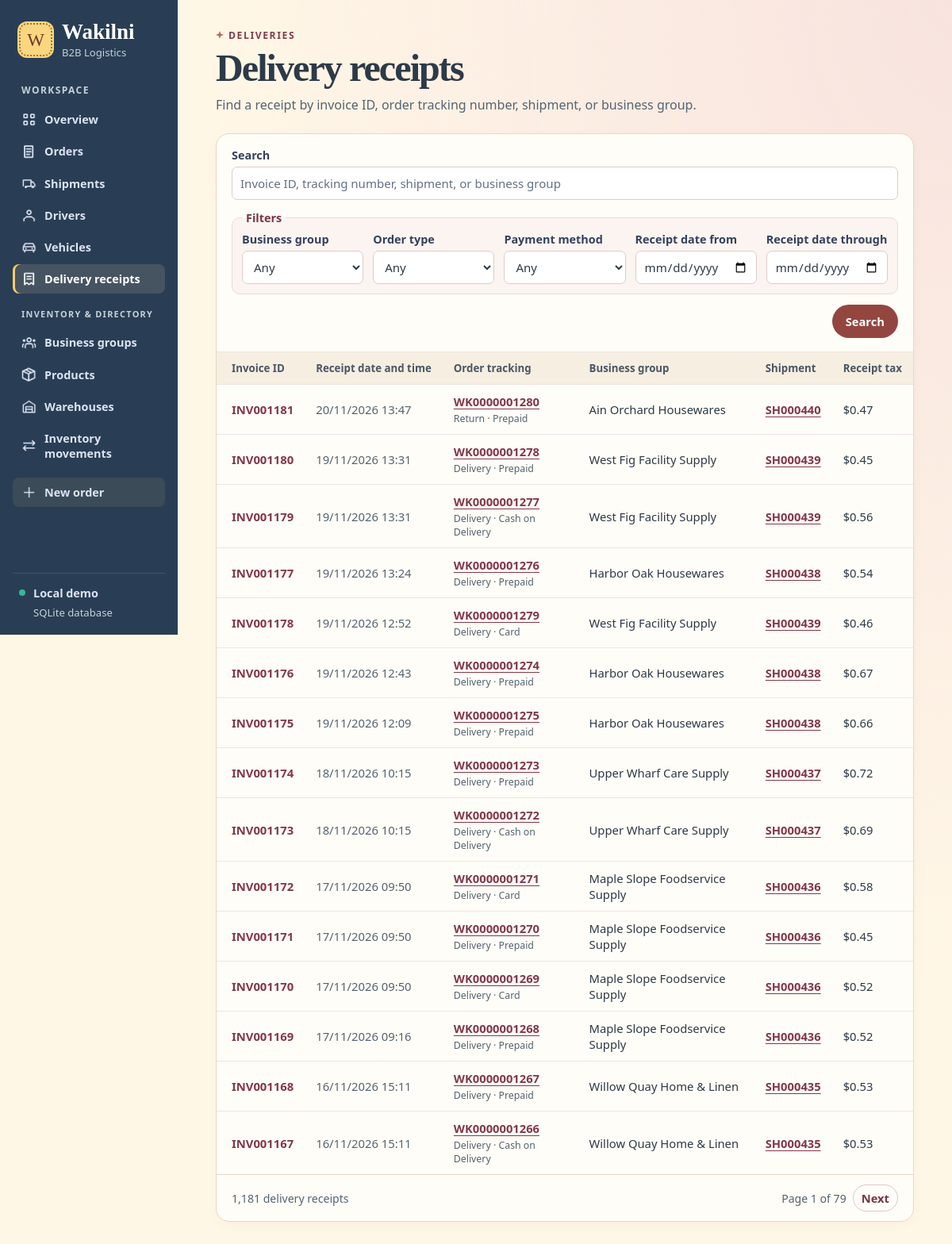
/delivery-receipts, run on the app's committed database.
### tables this page shows
CREATE TABLE "Delivery Receipt" (
    "invoiceID" TEXT NOT NULL CHECK (length(invoiceID) BETWEEN 1 AND 9 AND invoiceID GLOB 'INV[0-9][0-9][0-9][0-9][0-9][0-9]' AND length(invoiceID) = 9),
    "receiptDateAndTime" TEXT NOT NULL CHECK (strftime('%d/%m/%Y %H:%M', substr(receiptDateAndTime, 7, 4) || '-' || substr(receiptDateAndTime, 4, 2) || '-' || substr(receiptDateAndTime, 1, 2) || substr(receiptDateAndTime, 11), '+0 minutes') IS receiptDateAndTime),
    "receiptTaxFee" REAL NOT NULL CHECK (receiptTaxFee BETWEEN 0 AND 9999.99 AND receiptTaxFee = round(receiptTaxFee, 2)) CHECK (typeof(receiptTaxFee) IN ('integer', 'real', 'null')),
    "orderID" TEXT NOT NULL CHECK (length(orderID) BETWEEN 1 AND 8 AND orderID GLOB 'OR[0-9][0-9][0-9][0-9][0-9][0-9]' AND length(orderID) = 8),
    "businessgroupID" TEXT NOT NULL CHECK (length(businessgroupID) BETWEEN 1 AND 6 AND businessgroupID GLOB 'BG[0-9][0-9][0-9][0-9]' AND length(businessgroupID) = 6),
    "shipmentID" TEXT NOT NULL CHECK (length(shipmentID) BETWEEN 1 AND 8 AND shipmentID GLOB 'SH[0-9][0-9][0-9][0-9][0-9][0-9]' AND length(shipmentID) = 8),
    PRIMARY KEY (invoiceID),
    FOREIGN KEY (orderID) REFERENCES "Order" (orderID),
    FOREIGN KEY (businessgroupID) REFERENCES "Business Group" (businessgroupID),
    FOREIGN KEY (shipmentID) REFERENCES "Shipment" (shipmentID),
    UNIQUE (orderID)
);

CREATE TABLE "Order" (
    "orderID" TEXT NOT NULL CHECK (length(orderID) BETWEEN 1 AND 8 AND orderID GLOB 'OR[0-9][0-9][0-9][0-9][0-9][0-9]' AND length(orderID) = 8),
    "orderDescription" TEXT CHECK (length(orderDescription) BETWEEN 1 AND 255),
    "orderCreationSite" TEXT NOT NULL CHECK (orderCreationSite IN ('Website', 'Mobile App', 'Dashboard', 'API')),
    "orderTrackingNumber" TEXT NOT NULL CHECK (length(orderTrackingNumber) BETWEEN 1 AND 12 AND orderTrackingNumber GLOB 'WK[0-9][0-9][0-9][0-9][0-9][0-9][0-9][0-9][0-9][0-9]' AND length(orderTrackingNumber) = 12),
    "orderDateAndTime" TEXT NOT NULL CHECK (strftime('%d/%m/%Y %H:%M', substr(orderDateAndTime, 7, 4) || '-' || substr(orderDateAndTime, 4, 2) || '-' || substr(orderDateAndTime, 1, 2) || substr(orderDateAndTime, 11), '+0 minutes') IS orderDateAndTime),
    "requestedDeliveryDateAndTime" TEXT CHECK (strftime('%d/%m/%Y %H:%M', substr(requestedDeliveryDateAndTime, 7, 4) || '-' || substr(requestedDeliveryDateAndTime, 4, 2) || '-' || substr(requestedDeliveryDateAndTime, 1, 2) || substr(requestedDeliveryDateAndTime, 11), '+0 minutes') IS requestedDeliveryDateAndTime),
    "length" REAL CHECK (length BETWEEN 0.01 AND 9999.99 AND length = round(length, 2)) CHECK (typeof(length) IN ('integer', 'real', 'null')),
    "width" REAL CHECK (width BETWEEN 0.01 AND 9999.99 AND width = round(width, 2)) CHECK (typeof(width) IN ('integer', 'real', 'null')),
    "height" REAL CHECK (height BETWEEN 0.01 AND 9999.99 AND height = round(height, 2)) CHECK (typeof(height) IN ('integer', 'real', 'null')),
    "deliveryFee" REAL NOT NULL CHECK (deliveryFee BETWEEN 0 AND 999.99 AND deliveryFee = round(deliveryFee, 2)) CHECK (typeof(deliveryFee) IN ('integer', 'real', 'null')),
    "status" TEXT NOT NULL CHECK (status IN ('Pending', 'Picked Up', 'In Transit', 'Delivered', 'Returned', 'Cancelled')),
    "orderPaymentMethod" TEXT NOT NULL CHECK (orderPaymentMethod IN ('Cash on Delivery', 'Card', 'Prepaid')),
    "orderType" TEXT NOT NULL CHECK (orderType IN ('Delivery', 'Return', 'Exchange')),
    "businesslocationID" TEXT NOT NULL CHECK (length(businesslocationID) BETWEEN 1 AND 7 AND businesslocationID GLOB 'BL[0-9][0-9][0-9][0-9][0-9]' AND length(businesslocationID) = 7),
    PRIMARY KEY (orderID),
    FOREIGN KEY (businesslocationID) REFERENCES "Business Location" (businesslocationID),
    UNIQUE (orderTrackingNumber),
    CHECK ((substr(requestedDeliveryDateAndTime, 7, 4) || '-' || substr(requestedDeliveryDateAndTime, 4, 2) || '-' || substr(requestedDeliveryDateAndTime, 1, 2) || substr(requestedDeliveryDateAndTime, 11)) >= (substr(orderDateAndTime, 7, 4) || '-' || substr(orderDateAndTime, 4, 2) || '-' || substr(orderDateAndTime, 1, 2) || substr(orderDateAndTime, 11))),
    CHECK ((length IS NULL) = (width IS NULL) AND (width IS NULL) = (height IS NULL))
);

CREATE TABLE "Business Group" (
    "businessgroupID" TEXT NOT NULL CHECK (length(businessgroupID) BETWEEN 1 AND 6 AND businessgroupID GLOB 'BG[0-9][0-9][0-9][0-9]' AND length(businessgroupID) = 6),
    "businessgroupName" TEXT NOT NULL CHECK (length(businessgroupName) BETWEEN 1 AND 50),
    "businessgroupWebsite" TEXT CHECK (length(businessgroupWebsite) BETWEEN 1 AND 100),
    "payoutFrequency" TEXT NOT NULL CHECK (payoutFrequency IN ('Daily', 'Weekly', 'Bi-Weekly', 'Monthly')),
    "operationalStatusWithWakilni" TEXT NOT NULL CHECK (operationalStatusWithWakilni IN ('Active', 'Inactive', 'Suspended')),
    PRIMARY KEY (businessgroupID),
    UNIQUE (businessgroupWebsite)
);

### app.py (the view)
@app.get("/delivery-receipts")
def receipts():
    context = list_page(
        RECEIPTS_FIELDS, RECEIPTS_FROM,
        ("r.invoiceID", "r.orderID", "o.orderTrackingNumber", "r.shipmentID", "b.businessgroupName", "r.receiptDateAndTime"),
        f"{date_key('r.receiptDateAndTime')} DESC, r.invoiceID DESC",
        (
            ("group", "Business group", "b.businessgroupID = ?", lookup_choices(GROUP_CHOICES)),
            ("order_type", "Order type", "o.orderType = ?", ORDER_TYPES),
            ("payment", "Payment method", "o.orderPaymentMethod = ?", PAYMENT_METHODS),
            *date_filters("r.receiptDateAndTime", "Receipt date"),
        ),
    )
    return render_template("receipts.html", **context)

### app.py (called while the page is built, shortened)
@app.before_request
def protect_online_demo():
    password = app.config["DEMO_PASSWORD"]
    if app.config["RENDER_HOSTED"] and len(password) < 12:
        return Response("Set a demo password of at least 12 characters before opening the online site.\n", 503)
    if not password or request.endpoint == "health":
        return None

def db():
    if "db" not in g:
        path = Path(app.config["DATABASE"]).resolve()
        g.db = sqlite3.connect(path.as_uri() + "?mode=rw", uri=True, timeout=5)
        g.db.row_factory = sqlite3.Row
        g.db.execute("PRAGMA foreign_keys = ON")
    return g.db

@app.template_filter("money")
def money(value):
    return f"${value:,.2f}"

@app.template_filter("number")
def number(value):
    return f"{value:,}"

def date_key(column):
    return f"substr({column}, 7, 4) || substr({column}, 4, 2) || substr({column}, 1, 2) || substr({column}, 11)"

def date_filters(column, caption):
    day = f"substr(({date_key(column)}), 1, 8)"
    return (
        ("from_date", f"{caption} from", f"{day} >= ?", None),
        ("to_date", f"{caption} through", f"{day} <= ?", None),
    )

def lookup_choices(sql):
    return [tuple(row) for row in db().execute(sql)]

### templates/receipts.html (shortened to what this page needs)
{% extends "base.html" %}
{% from "components.html" import filters, pagination %}
{% block content %}
<header class="page-head"><div><p class="eyebrow">DELIVERIES</p><h1>Delivery receipts</h1>
  <p class="subtitle">Find a receipt by invoice ID, order tracking number, shipment, or business group.</p></div></header>
<section class="panel">
  {{ filters('receipts', 'Invoice ID, tracking number, shipment, or business group', q, filter_controls, clear_args, has_filters) }}
  {% if rows %}<div class="table-wrap"><table>
    <thead><tr><th>Invoice ID</th><th>Receipt date and time</th><th>Order tracking</th><th>Business group</th><th>Shipment</th><th>Receipt tax</th></tr></thead>
    <tbody>{% for row in rows %}<tr>
      <td><a class="record" href="{{ url_for('receipt_detail', invoice_id=row.invoiceID) }}">{{ row.invoiceID }}</a></td>
      <td class="date">{{ row.receiptDateAndTime }}</td>
      <td><a class="text-link" href="{{ url_for('order_detail', order_id=row.orderID) }}">{{ row.orderTrackingNumber }}</a><small class="cell-secondary">{{ row.orderType }} · {{ row.orderPaymentMethod }}</small></td>
      <td>{{ row.businessgroupName }}</td><td><a class="text-link" href="{{ url_for('shipment_detail', shipment_id=row.shipmentID) }}">{{ row.shipmentID }}</a></td>
      <td>{{ row.receiptTaxFee|money }}</td>
    </tr>{% endfor %}</tbody>
  </table></div>{% else %}<p class="empty">No delivery receipts match your search.</p>{% endif %}
  {{ pagination('receipts', page, pages, total, 'delivery receipt', page_args) }}
</section>
{% endblock %}

### static/style.css (style rules this page uses)
:root { font-family: "Segoe UI", system-ui, sans-serif; color: #2d3a47; background: #fff7e6; --navy: #293e54; --indigo: #93463f; --muted: #546371; --line: #e6d8c5; --surface: #fffdf7; --display: "Playfair Display", Georgia, serif; --script: "Pacifico", "Segoe Print", cursive; font-synthesis: none; }
* { box-sizing: border-box; }
body { margin: 0; min-height: 100vh; display: grid; grid-template-columns: 224px minmax(0, 1fr); background: radial-gradient(ellipse at 100% 0, #f8e3df, transparent 56%), #fff7e6; }
a { color: inherit; }
.page-head { display: flex; justify-content: space-between; gap: 18px; align-items: center; margin-bottom: 24px; }
.eyebrow { font-size: .76rem; font-weight: 750; letter-spacing: .13em; color: #823c4c; margin: 0 0 8px; }
.page-head:not(.hero) .eyebrow::before { content: ""; display: inline-block; width: 10px; height: 10px; margin-right: 6px; background: #ba684a; clip-path: polygon(50% 0, 62% 36%, 100% 50%, 62% 63%, 50% 100%, 37% 63%, 0 50%, 37% 36%); }
h1, h2, p { margin-top: 0; }
h1 { margin-bottom: 9px; font-family: var(--display); font-weight: 680; font-size: clamp(2.18rem, 4vw, 3.2rem); font-variant-numeric: lining-nums; letter-spacing: -.04em; line-height: 1.06; overflow-wrap: anywhere; }
.subtitle, .panel-head p { color: var(--muted); margin: 0; line-height: 1.45; }
.metric, .panel { background: var(--surface); border: 1px solid var(--line); border-radius: 17px; box-shadow: 0 4px 14px #623b3609; min-width: 0; }
.text-link, .record, .back { color: #82384a; font-weight: 700; text-underline-offset: 3px; }
.text-link, .back { font-size: .92rem; }
.record { text-decoration: none; white-space: nowrap; }
.table-wrap { max-width: 100%; overflow-x: auto; }
table { border-collapse: collapse; width: 100%; font-size: .925rem; text-align: left; }
th { background: #f6eee1; color: #4a5765; font-size: .83rem; font-weight: 700; white-space: nowrap; }
td, th { padding: 11px 14px; border-top: 1px solid #f0e5e0; vertical-align: middle; }
td:first-child, th:first-child { padding-left: 19px; }
.date { white-space: nowrap; color: var(--muted); }
.cell-secondary { display: block; color: var(--muted); margin-top: 3px; }

### data on the page
Delivery Receipt: invoiceID "INV001181", receiptDateAndTime "20/11/2026 13:47", orderTrackingNumber "WK0000001280", orderType "Return", orderPaymentMethod "Prepaid", businessgroupName "Ain Orchard Housewares", shipmentID "SH000440", receiptTaxFee "$0.47"
Delivery Receipt: invoiceID "INV001180", receiptDateAndTime "19/11/2026 13:31", orderTrackingNumber "WK0000001278", orderType "Delivery", orderPaymentMethod "Prepaid", businessgroupName "West Fig Facility Supply", shipmentID "SH000439", receiptTaxFee "$0.45"
Delivery Receipt: invoiceID "INV001179", receiptDateAndTime "19/11/2026 13:31", orderTrackingNumber "WK0000001277", orderType "Delivery", orderPaymentMethod "Cash on Delivery", businessgroupName "West Fig Facility Supply", shipmentID "SH000439", receiptTaxFee "$0.56"
Delivery Receipt: invoiceID "INV001177", receiptDateAndTime "19/11/2026 13:24", orderTrackingNumber "WK0000001276", orderType "Delivery", orderPaymentMethod "Prepaid", businessgroupName "Harbor Oak Housewares", shipmentID "SH000438", receiptTaxFee "$0.54"
Delivery Receipt: invoiceID "INV001178", receiptDateAndTime "19/11/2026 12:52", orderTrackingNumber "WK0000001279", orderType "Delivery", orderPaymentMethod "Card", businessgroupName "West Fig Facility Supply", shipmentID "SH000439", receiptTaxFee "$0.46"
Delivery Receipt: invoiceID "INV001176", receiptDateAndTime "19/11/2026 12:43", orderTrackingNumber "WK0000001274", orderType "Delivery", orderPaymentMethod "Prepaid", businessgroupName "Harbor Oak Housewares", shipmentID "SH000438", receiptTaxFee "$0.67"
Delivery Receipt: invoiceID "INV001175", receiptDateAndTime "19/11/2026 12:09", orderTrackingNumber "WK0000001275", orderType "Delivery", orderPaymentMethod "Prepaid", businessgroupName "Harbor Oak Housewares", shipmentID "SH000438", receiptTaxFee "$0.66"
Delivery Receipt: invoiceID "INV001174", receiptDateAndTime "18/11/2026 10:15", orderTrackingNumber "WK0000001273", orderType "Delivery", orderPaymentMethod "Prepaid", businessgroupName "Upper Wharf Care Supply", shipmentID "SH000437", receiptTaxFee "$0.72"
Delivery Receipt: invoiceID "INV001173", receiptDateAndTime "18/11/2026 10:15", orderTrackingNumber "WK0000001272", orderType "Delivery", orderPaymentMethod "Cash on Delivery", businessgroupName "Upper Wharf Care Supply", shipmentID "SH000437", receiptTaxFee "$0.69"
Delivery Receipt: invoiceID "INV001172", receiptDateAndTime "17/11/2026 09:50", orderTrackingNumber "WK0000001271", orderType "Delivery", orderPaymentMethod "Card", businessgroupName "Maple Slope Foodservice Supply", shipmentID "SH000436", receiptTaxFee "$0.58"
Delivery Receipt: invoiceID "INV001171", receiptDateAndTime "17/11/2026 09:50", orderTrackingNumber "WK0000001270", orderType "Delivery", orderPaymentMethod "Prepaid", businessgroupName "Maple Slope Foodservice Supply", shipmentID "SH000436", receiptTaxFee "$0.45"
Delivery Receipt: invoiceID "INV001170", receiptDateAndTime "17/11/2026 09:50", orderTrackingNumber "WK0000001269", orderType "Delivery", orderPaymentMethod "Card", businessgroupName "Maple Slope Foodservice Supply", shipmentID "SH000436", receiptTaxFee "$0.52"
Delivery Receipt: invoiceID "INV001169", receiptDateAndTime "17/11/2026 09:16", orderTrackingNumber "WK0000001268", orderType "Delivery", orderPaymentMethod "Prepaid", businessgroupName "Maple Slope Foodservice Supply", shipmentID "SH000436", receiptTaxFee "$0.52"
Delivery Receipt: invoiceID "INV001168", receiptDateAndTime "16/11/2026 15:11", orderTrackingNumber "WK0000001267", orderType "Delivery", orderPaymentMethod "Prepaid", businessgroupName "Willow Quay Home & Linen", shipmentID "SH000435", receiptTaxFee "$0.53"
Delivery Receipt: invoiceID "INV001167", receiptDateAndTime "16/11/2026 15:11", orderTrackingNumber "WK0000001266", orderType "Delivery", orderPaymentMethod "Cash on Delivery", businessgroupName "Willow Quay Home & Linen", shipmentID "SH000435", receiptTaxFee "$0.53"

### other printed values
{{ 'Online class demo' if config.RENDER_HOSTED else 'Local demo' }} "Local demo"
{{ control.label }} "Business group" "Order type" "Payment method" "Receipt date from" "Receipt date through"
{{ total|number }} "1,181"
{{ noun }} "delivery receipt"
{{ page }} "1"
{{ pages }} "79"
